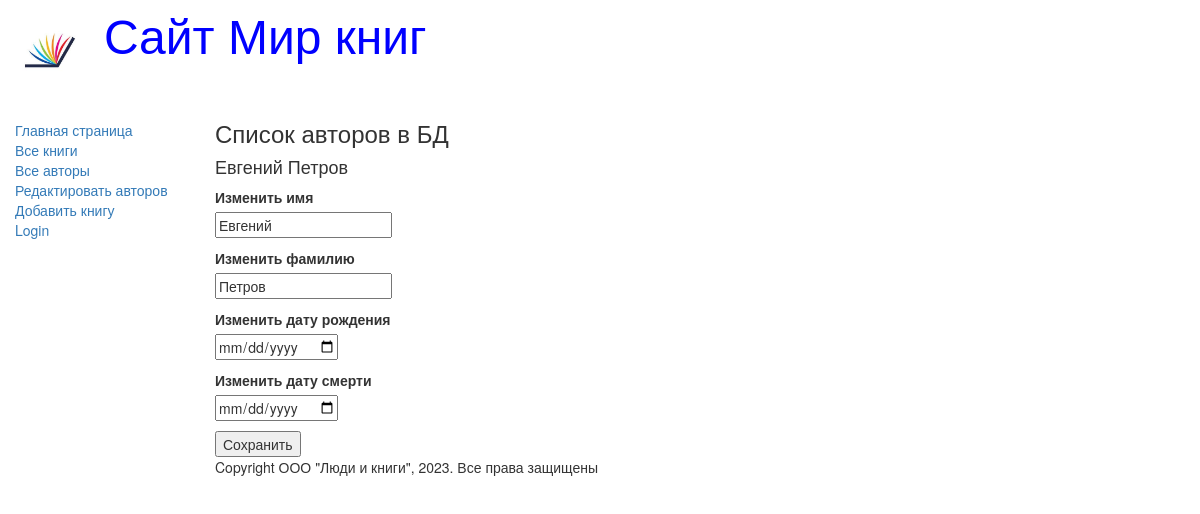
The page /edit1/5/ on the database as committed earlier.
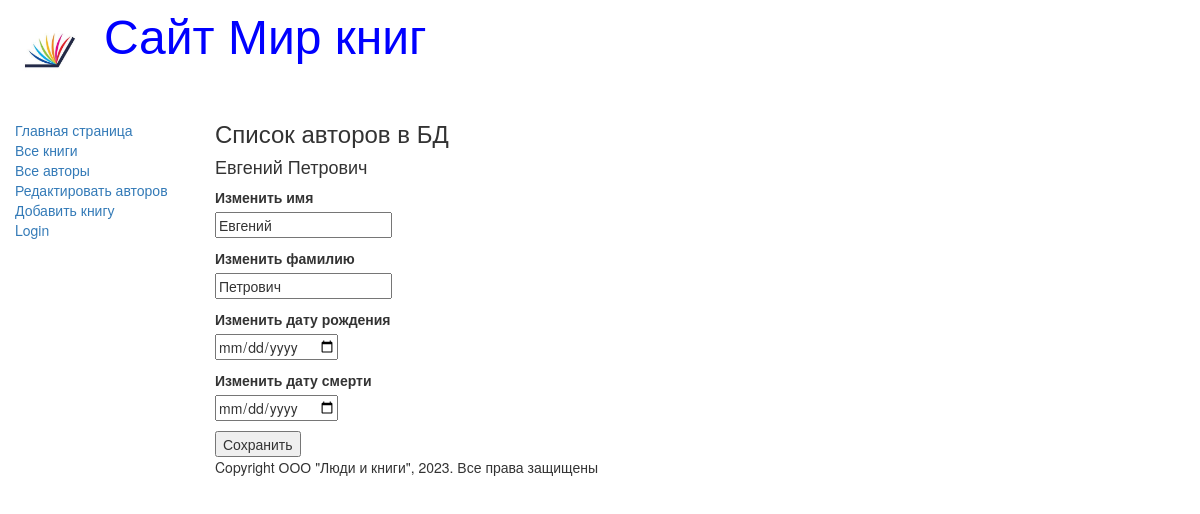
The same page on the database as committed later.
### catalog/models.py (models this page shows, shortened)
class Author(models.Model):
    first_name = models.CharField(max_length=100, help_text='Введите имя автора', verbose_name='Имя автора')
    last_name = models.CharField(max_length=100, help_text='Введите фамилию автора', verbose_name='Фамилия автора')
    date_of_birth = models.DateField(help_text='Введите дату рождения', verbose_name='Дата рождения', null=True, blank=True)
    date_of_death = models.DateField(help_text='Введите дату смерти', verbose_name='Дата смерти', null=True, blank=True)

### catalog/views.py (the view)
# urls.py: path('edit1/<int:id>/', views.edit1, name='edit1'),
def edit1(request, id):
    author = Author.objects.get(id=id)
    if request.method == 'POST':
        author.first_name = request.POST.get('first_name')
        author.last_name = request.POST.get('last_name')
        author.date_of_birth = request.POST.get('date_of_birth')
        author.date_of_death = request.POST.get('date_of_death')
        author.save()
        return HttpResponseRedirect('/authors_add/')
    else:
        return render(request, 'edit1.html', {'author': author})

### catalog/templates/edit1.html (shortened to what this page needs)
{% extends "base_generic.html" %}
{% block content %}
    <h3>Список авторов в БД</h3>
    <h4>{{ author.first_name }} {{ author.last_name }}</h4>
    <form method="POST">
        <p>
            <label>Изменить имя</label><br>
            <input type="text" name="first_name" value="{{ author.first_name }}">
        </p>
        <p>
            <label>Изменить фамилию</label><br>
            <input type="text" name="last_name" value="{{ author.last_name }}">
        </p>
        <p>
            <label>Изменить дату рождения</label><br>
            <input type="date" name="date_of_birth" value="{{ author.date_of_birth }}">
        </p>
        <p>
            <label>Изменить дату смерти</label><br>
            <input type="date" name="date_of_death" value="{{ author.date_of_death }}">
        </p>
        <input type="submit" value="Сохранить">
    </form>
{% endblock %}

Rows that differ between the two databases and show on the page:
changed Author "Евгений": last_name "Петров" → "Петрович"
